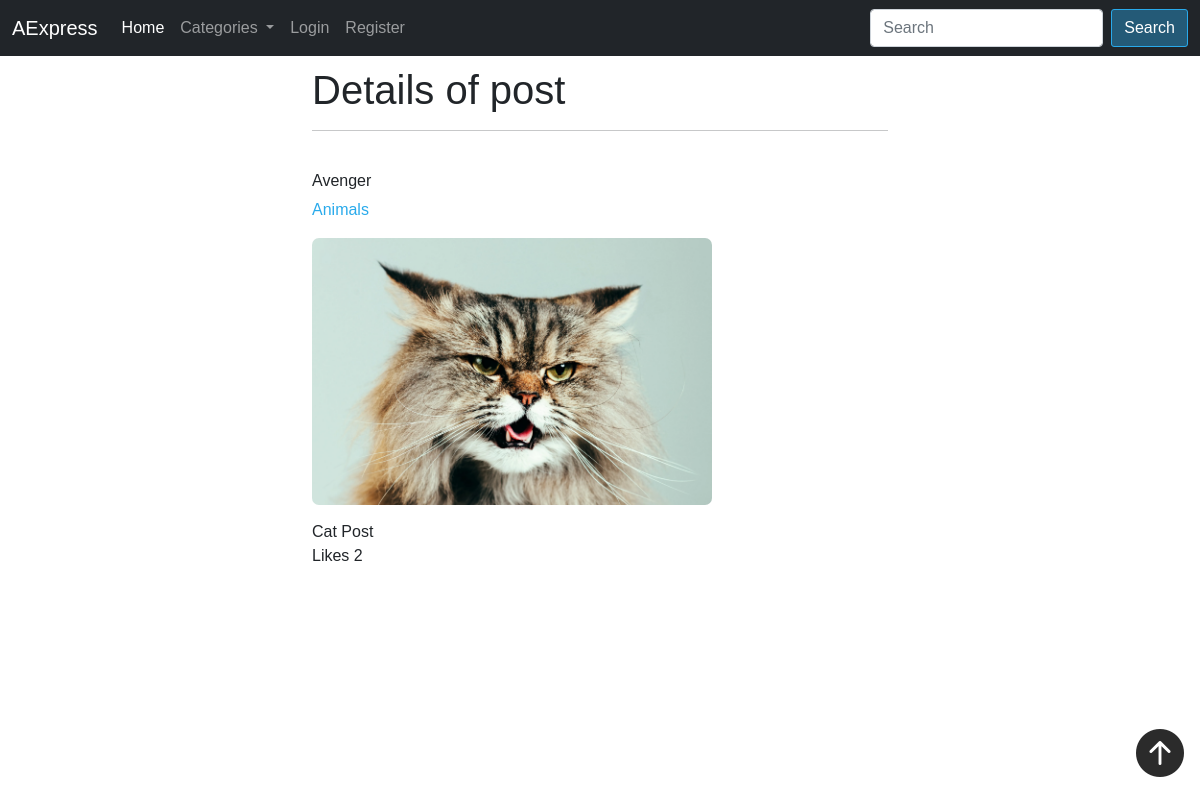
Screenshot of /post-detail/15/ with the database file from the repository.
### mainapp/models.py (models this page shows, shortened)
class Post(models.Model):
    image = models.ImageField(null = True, blank = True,upload_to = "images/", verbose_name='Image')
    category = models.CharField(max_length=100)
    author = models.ForeignKey(User, on_delete=models.CASCADE, null=True, blank=True)
    content = models.TextField(null=True, blank=True, verbose_name='Description')
    likes = models.ManyToManyField(User, related_name = 'blog_posts')
    def total_likes(self):
        return self.likes.count()
    class Meta:
        verbose_name_plural = 'Posts'
        verbose_name = 'Post'
        ordering = ['-id']

### mainapp/views.py (the view)
# urls.py: path('post-detail/<int:pk>/', PostDetailsView.as_view(), name = 'detailview'),
class PostDetailsView(DetailView):
    model = Post
    template_name = 'mainapp/details.html'
    def get_context_data(self,*args,**kwargs):
        context = super(PostDetailsView, self).get_context_data(*args, **kwargs)
        stuff = get_object_or_404(Post, id = self.kwargs['pk'])
        total_likes = stuff.total_likes()
        context['total_likes'] = total_likes
        cat_menu = Category.objects.all()
        context["cat_menu"] = cat_menu
        return context

### mainapp/models.py (called while the page is built)
    def __str__(self):
        return str(self.name)

### mainapp/templates/mainapp/details.html (shortened to what this page needs)
{% extends 'mainapp/base.html' %}
{% block content %}
        <h1>Details of post</h1>
        <hr><br>
        <h6>{{ post.author }}</h6>
        <a href = "{% url 'category' post.category %}" class = "category-link"><p>{{ post.category }}</p></a>
        {% if post.image %}
                <img class="detail-img" src="{{post.image.url}}">
        {% endif %}
        <p class="post-text">{{ post.content }}</p>
        Likes {{ total_likes }}
{% endblock %}

### mainapp/static/main/css/main.css (style rules this page uses)
body { font-family: Arial, Helvetica, sans-serif; }
h1 { margin-bottom: 0px; padding-top: 10px; }
.post-text { margin: 0px; margin: 15px 0px 0px 0px; }
.category-link { color: rgb(41, 170, 235); text-decoration: none; }
.detail-img { width: 400px; border-radius: 7px; }

### rows the page displays
Post: author "Avenger", category "Animals", image (picture), content "Cat Post"

### other values shown
{{ total_likes }} "2"
